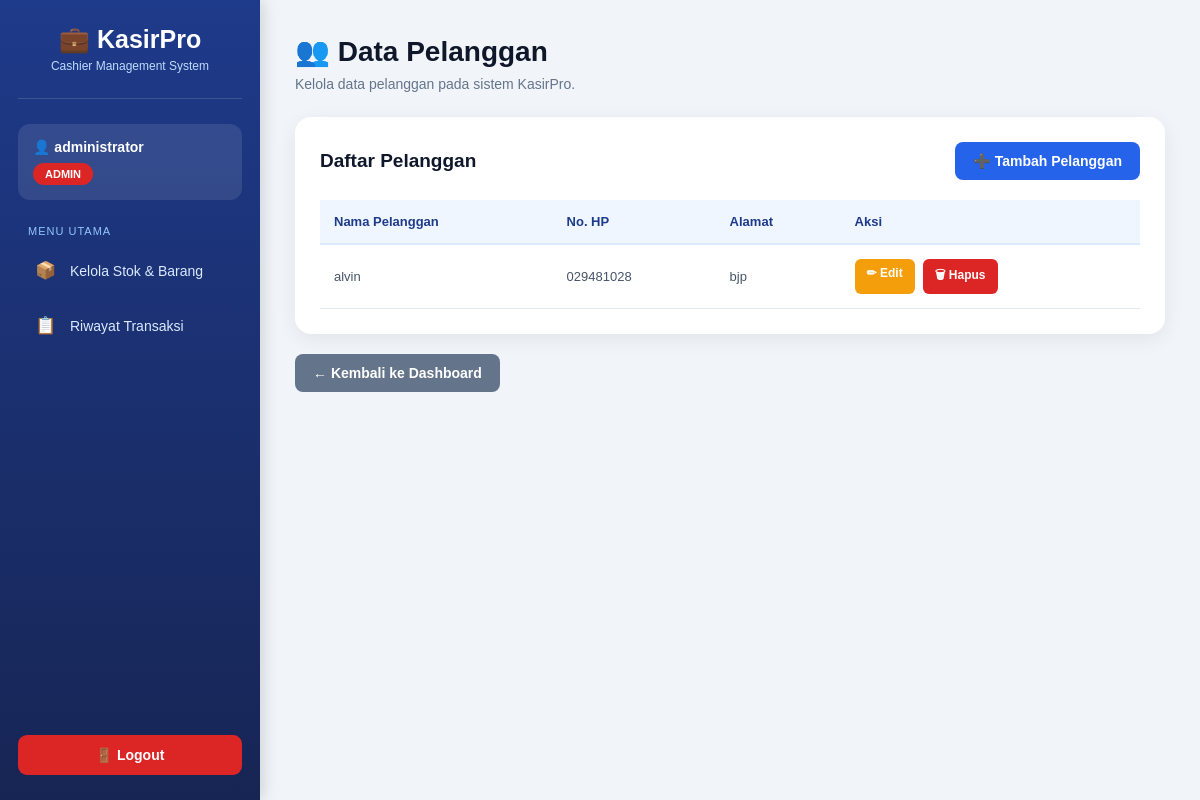
The app's page /kasirpro/data_pelanggan.php (signed in) with its own data.
### tables this page shows
CREATE TABLE `tbl_pelanggan` (
  `id_pelanggan` int(11) NOT NULL,
  `nama_pelanggan` varchar(100) NOT NULL,
  `no_hp` varchar(20) DEFAULT NULL,
  `alamat` text DEFAULT NULL
);

### kasirpro/data_pelanggan.php (the view, shortened to what this page needs)
<?php
include 'config/koneksi.php';
$sql = "SELECT * FROM tbl_pelanggan ORDER BY nama_pelanggan ASC";
$hasil = mysqli_query($koneksi, $sql);
?>
<!DOCTYPE html>
<html lang="id">
<head>
</head>
<body>
<div class="sidebar">
    <div class="logo">
        <h2>💼 KasirPro</h2>
        <p>
            Cashier Management System
        </p>
    </div>
    <div class="profile">
        <div class="profile-name">
            👤
            <?php
            echo htmlspecialchars(
                $_SESSION['nama_lengkap']
            );
            ?>
        </div>
        <?php
        if ($_SESSION['role'] == 'admin') {
        ?>
            <span class="role role-admin">
                Admin
            </span>
        <?php
        } elseif ($_SESSION['role'] == 'kasir') {
        ?>
            <span class="role role-kasir">
                Kasir
            </span>
        <?php
        } elseif ($_SESSION['role'] == 'gudang') {
        ?>
            <span class="role role-gudang">
                Gudang
            </span>
        <?php
        }
        ?>
    </div>
    <div class="menu-title">
        Menu Utama
    </div>
    <ul class="menu">
        <?php
        if (
            $_SESSION['role'] == 'admin' ||
            $_SESSION['role'] == 'gudang'
        ) {
        ?>
            <li>
                <a href="data_barang.php">
                    <span class="icon">
                        📦
                    </span>
                    Kelola Stok & Barang
                </a>
            </li>
        <?php
        }
        ?>
        <?php
        if (
            $_SESSION['role'] == 'admin' ||
            $_SESSION['role'] == 'kasir'
        ) {
        ?>
            <li>
                <a href="riwayat_transaksi.php">
                    <span class="icon">
                        📋
                    </span>
                    Riwayat Transaksi
                </a>
            </li>
        <?php
        }
        ?>
    </ul>
    <div class="logout">
        <a href="logout.php">
            🚪 Logout
        </a>
    </div>
</div>
<div class="content">
    <div class="header">
        <h1>
            👥 Data Pelanggan
        </h1>
        <p>
            Kelola data pelanggan pada sistem KasirPro.
        </p>
    </div>
    <div class="card">
        <div class="card-header">
            <h2>
                Daftar Pelanggan
            </h2>
            <a
                href="tambah_pelanggan.php"
                class="btn-tambah"
            >
                ➕ Tambah Pelanggan
            </a>
        </div>
        <div class="table-wrapper">
            <table>
                <thead>
                    <tr>
                        <th>
                            Nama Pelanggan
                        </th>
                        <th>
                            No. HP
                        </th>
                        <th>
                            Alamat
                        </th>
                        <th>
                            Aksi
                        </th>
                    </tr>
                </thead>
                <tbody>
                    <?php
                    if (
                        mysqli_num_rows($hasil) > 0
                    ) {
                        while (
                            $row =
                            mysqli_fetch_assoc($hasil)
                        ) {
                    ?>
                        <tr>
                            <td>
                                <?php
                                echo htmlspecialchars(
                                    $row['nama_pelanggan']
                                );
                                ?>
                            </td>
                            <td>
                                <?php
                                echo htmlspecialchars(
                                    $row['no_hp']
                                );
                                ?>
                            </td>
                            <td>
                                <?php
                                echo htmlspecialchars(
                                    $row['alamat']
                                );
                                ?>
                            </td>
                            <td>
                                <div class="aksi">
                                    <a
                                        href="edit_pelanggan.php?id=<?php echo $row['id_pelanggan']; ?>"
                                        class="btn-edit"
                                    >
                                        ✏ Edit
                                    </a>
                                    <a
                                        href="hapus_pelanggan.php?id=<?php echo $row['id_pelanggan']; ?>"
                                        class="btn-hapus"
                                        onclick="return confirm('Yakin ingin menghapus pelanggan ini?');"
                                    >
                                        🗑 Hapus
                                    </a>
                                </div>
                            </td>
                        </tr>
                    <?php
                        }
                    }
                    ?>
                </tbody>
            </table>
        </div>
    </div>
    <a
        href="dashboard.php"
        class="btn-dashboard"
    >
        ← Kembali ke Dashboard
    </a>
</div>
</body>
</html>

### kasirpro/data_pelanggan.php (style rules this page uses)
* { margin: 0; padding: 0; box-sizing: border-box; font-family: Arial, Helvetica, sans-serif; }
body { background: #f1f5f9; color: #1e293b; }
.sidebar { position: fixed; top: 0; left: 0; width: 260px; height: 100vh; background: linear-gradient( 180deg, #1e3a8a, #172554 ); color: white; padding: 25px 18px; box-shadow: 3px 0 15px rgba(0,0,0,0.15); }
.logo { text-align: center; padding-bottom: 25px; margin-bottom: 25px; border-bottom: 1px solid rgba( 255, 255, 255, 0.15 ); }
.logo h2 { font-size: 25px; margin-bottom: 5px; }
.logo p { font-size: 12px; color: #bfdbfe; }
.profile { background: rgba( 255, 255, 255, 0.1 ); padding: 15px; border-radius: 12px; margin-bottom: 25px; }
.profile-name { font-size: 14px; font-weight: bold; margin-bottom: 8px; }
.role { display: inline-block; padding: 5px 12px; border-radius: 20px; font-size: 11px; font-weight: bold; text-transform: uppercase; }
.role-admin { background: #dc2626; }
.menu-title { font-size: 11px; color: #93c5fd; text-transform: uppercase; margin: 0 10px 10px; letter-spacing: 1px; }
.menu { list-style: none; }
.menu li { margin-bottom: 8px; }
.menu a { display: flex; align-items: center; gap: 12px; padding: 13px 15px; color: #dbeafe; text-decoration: none; border-radius: 9px; font-size: 14px; transition: 0.3s; }
.icon { width: 25px; text-align: center; font-size: 17px; }
.logout { position: absolute; left: 18px; right: 18px; bottom: 25px; }
.logout a { display: block; text-align: center; background: #dc2626; color: white; padding: 12px; border-radius: 9px; text-decoration: none; font-size: 14px; font-weight: bold; transition: 0.3s; }
.content { margin-left: 260px; padding: 35px; min-height: 100vh; }
.header { margin-bottom: 25px; }
.header h1 { font-size: 28px; color: #0f172a; margin-bottom: 8px; }
.header p { font-size: 14px; color: #64748b; }
.card { background: white; border-radius: 16px; padding: 25px; box-shadow: 0 5px 20px rgba( 0, 0, 0, 0.07 ); }
.card-header { display: flex; justify-content: space-between; align-items: center; margin-bottom: 20px; }
.card-header h2 { font-size: 19px; color: #0f172a; }
.btn-tambah { display: inline-block; background: #2563eb; color: white; padding: 11px 18px; border-radius: 8px; text-decoration: none; font-size: 14px; font-weight: bold; transition: 0.3s; }
.table-wrapper { overflow-x: auto; }
table { width: 100%; border-collapse: collapse; }
table th { background: #eff6ff; color: #1e3a8a; padding: 14px; text-align: left; font-size: 13px; border-bottom: 2px solid #dbeafe; }
table td { padding: 14px; font-size: 13px; color: #475569; border-bottom: 1px solid #e2e8f0; }
.aksi { display: flex; gap: 8px; }
.btn-edit { display: inline-block; background: #f59e0b; color: white; padding: 7px 12px; border-radius: 6px; text-decoration: none; font-size: 12px; font-weight: bold; transition: 0.3s; }
.btn-hapus { display: inline-block; background: #dc2626; color: white; padding: 7px 12px; border-radius: 6px; text-decoration: none; font-size: 12px; font-weight: bold; transition: 0.3s; }
.btn-dashboard { display: inline-block; margin-top: 20px; padding: 11px 18px; background: #64748b; color: white; text-decoration: none; border-radius: 8px; font-size: 14px; font-weight: bold; transition: 0.3s; }

### records on screen
tbl_pelanggan: nama_pelanggan "alvin", no_hp "029481028", alamat "bjp"

### other values on screen
$_SESSION['nama_lengkap'] "administrator"
